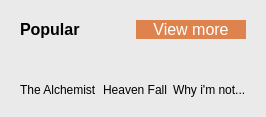
                  <widget class="QWidget" name="PopularFrame" native="true">
                   <property name="styleSheet">
                    <string notr="true">background-color: #EAEAEA</string>
                   </property>
                   <layout class="QVBoxLayout" name="verticalLayout_5">
                    <item>
                     <widget class="QWidget" name="widget" native="true">
                      <property name="maximumSize">
                       <size>
                        <width>16777215</width>
                        <height>50</height>
                       </size>
                      </property>
                      <property name="styleSheet">
                       <string notr="true">background-color: #EAEAEA</string>
                      </property>
                      <layout class="QHBoxLayout" name="horizontalLayout_8">
                       <item>
                        <widget class="QLabel" name="Popular">
                         <property name="font">
                          <font>
                           <pointsize>12</pointsize>
                           <weight>75</weight>
                           <italic>false</italic>
                           <bold>true</bold>
                           <strikeout>false</strikeout>
                           <kerning>false</kerning>
                          </font>
                         </property>
                         <property name="text">
                          <string>Popular</string>
                         </property>
                        </widget>
                       </item>
                       <item>
                        <widget class="QPushButton" name="ViewMoreBtn">
                         <property name="font">
                          <font>
                           <pointsize>12</pointsize>
                          </font>
                         </property>
                         <property name="styleSheet">
                          <string notr="true">background-color: #DE834D;
border-radius: 10px;
color: white;</string>
                         </property>
                         <property name="text">
                          <string>View more</string>
                         </property>
                         <property name="icon">
                          <iconset resource="Resource.qrc">
                           <normaloff>:/OrangeIcons/Resource/Orange/arrow-right.svg</normaloff>:/OrangeIcons/Resource/Orange/arrow-right.svg</iconset>
                         </property>
                         <property name="iconSize">
                          <size>
                           <width>25</width>
                           <height>25</height>
                          </size>
                         </property>
                        </widget>
                       </item>
                      </layout>
                     </widget>
                    </item>
                    <item>
                     <widget class="QWidget" name="PopularBook" native="true">
                      <property name="styleSheet">
                       <string notr="true">background-color: #EAEAEA</string>
                      </property>
                      <layout class="QGridLayout" name="gridLayout">
                       <item row="0" column="1">
                        <widget class="QLabel" name="label_14">
                         <property name="maximumSize">
                          <size>
                           <width>115</width>
                           <height>124</height>
                          </size>
                         </property>
                         <property name="text">
                          <string/>
                         </property>
                         <property name="pixmap">
                          <pixmap resource="Resource.qrc">:/Images/Resource/Images/heaven_fall.jpg</pixmap>
                         </property>
                         <property name="scaledContents">
                          <bool>true</bool>
                         </property>
                        </widget>
                       </item>
                       <item row="1" column="0">
                        <widget class="QLabel" name="label_16">
                         <property name="text">
                          <string>The Alchemist</string>
                         </property>
                        </widget>
                       </item>
                       <item row="0" column="3">
                        <widget class="QLabel" name="label_15">
                         <property name="maximumSize">
                          <size>
                           <width>115</width>
                           <height>124</height>
                          </size>
                         </property>
                         <property name="text">
                          <string/>
                         </property>
                         <property name="pixmap">
                          <pixmap resource="Resource.qrc">:/Images/Resource/Images/race.jpg</pixmap>
                         </property>
                         <property name="scaledContents">
                          <bool>true</bool>
                         </property>
                        </widget>
                       </item>
                       <item row="1" column="1">
                        <widget class="QLabel" name="label_17">
                         <property name="text">
                          <string>Heaven Fall</string>
                         </property>
                        </widget>
                       </item>
                       <item row="1" column="3">
                        <widget class="QLabel" name="label_18">
                         <property name="text">
                          <string>Why i'm not...</string>
                         </property>
                        </widget>
                       </item>
                       <item row="0" column="0">
                        <widget class="QLabel" name="label_13">
                         <property name="maximumSize">
                          <size>
                           <width>115</width>
                           <height>124</height>
                          </size>
                         </property>
                         <property name="text">
                          <string/>
                         </property>
                         <property name="pixmap">
                          <pixmap resource="Resource.qrc">:/Images/Resource/Images/the_alchemist.jpg</pixmap>
                         </property>
                         <property name="scaledContents">
                          <bool>true</bool>
                         </property>
                        </widget>
                       </item>
                       <item row="0" column="2">
                        <layout class="QFormLayout" name="formLayout"/>
                       </item>
                      </layout>
                     </widget>
                    </item>
                   </layout>
                  </widget>
